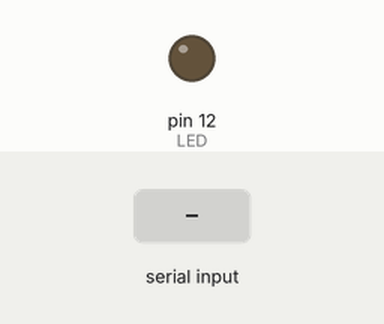
Bench run of a sketch on a simulated Arduino Uno, built with avr-gcc and run on an emulated ATmega328P. On the bench: output pins drawn as LEDs (lit = HIGH). The inputs (shaded band) are chosen by the test bench. What the sketch prints to the serial monitor is not drawn.

Above: at 1.2 s.
1.3 s: "turn on" received over Serial
At 2.6 s:
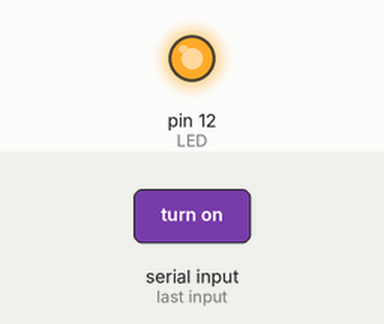
3.8 s: "turn off" received over Serial
At 5.7 s:
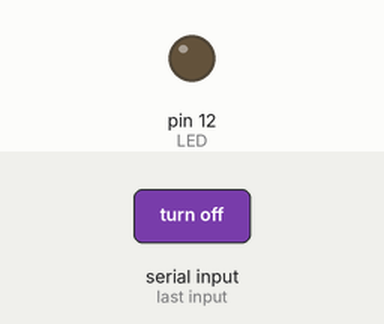
Timing chart, 0 to 7.2 s (numbered marks = the images above; inputs shaded):
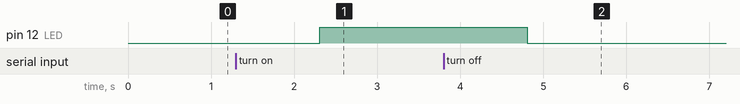

Measured:
- after the input at 1.3 s, pin 12 (LED): LOW → HIGH after 1.0 s
- after the input at 3.8 s, pin 12 (LED): HIGH → LOW after 1.0 s

The sketch:

blink_LED.ino
```cpp
String data;
int LED = 12;

void setup() {
  Serial.begin(9600);
  pinMode(LED,OUTPUT);
  Serial.println("Hi!, I am Arduino");
}

void loop() {

  while(Serial.available()==0){
//    Serial.println(data);
  }

  data = Serial.readString();

  if (data == "turn on"){
    digitalWrite(LED,HIGH);
  }

  if(data == "turn off"){
    digitalWrite(LED,LOW);
}
}
```
